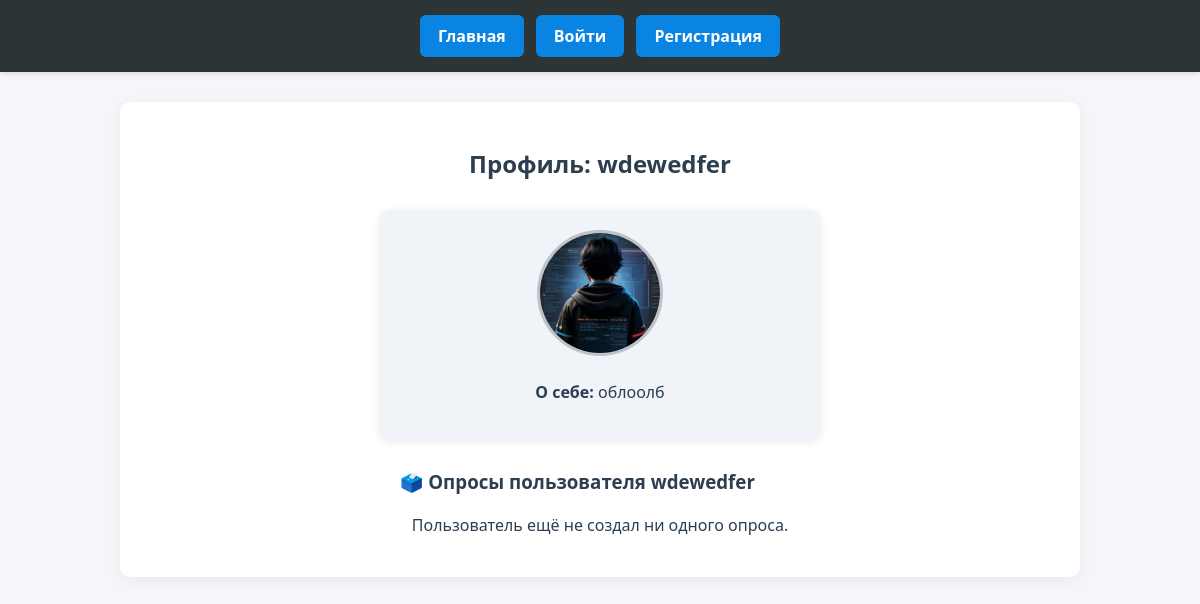
Page /profile/wdewedfer/ on the committed database.
### core/models.py (models this page shows, shortened)
class Profile(models.Model):
    user = models.OneToOneField(User, on_delete=models.CASCADE)
    avatar = models.ImageField(upload_to=user_avatar_path, blank=True, null=True)
    about = models.TextField(blank=True, null=True)
    friends = models.ManyToManyField(User, related_name='friends', blank=True)

### core/views.py (the view)
# urls.py: path('profile/<str:username>/', views.user_profile, name='user_profile'),
def user_profile(request, username):
    user_obj = get_object_or_404(User, username=username)
    profile = user_obj.profile
    polls = Poll.objects.filter(author=user_obj).order_by('-created_at')
    incoming_request = None
    outgoing_request = None
    are_friends = False
    if request.user.is_authenticated:
        incoming_request = FriendRequest.objects.filter(from_user=user_obj, to_user=request.user).first()
        outgoing_request = FriendRequest.objects.filter(from_user=request.user, to_user=user_obj).first()
        are_friends = user_obj in request.user.profile.friends.all()
    context = {
        'profile_user': user_obj,
        'profile': profile,
        'user_polls': polls,
        'incoming_request': incoming_request,
        'outgoing_request': outgoing_request,
        'are_friends': are_friends,
    }
    return render(request, 'core/user_profile.html', context)

### core/templates/core/user_profile.html (shortened to what this page needs)
{% extends "core/base.html" %}
{% load poll_extras friend_extras %}
{% block content %}
<h2 style="text-align: center; margin-bottom: 30px;">
  Профиль: <strong>{{ profile_user.username }}</strong>
</h2>
<div style="max-width: 400px; margin: 0 auto 30px; background: #f0f4f8; padding: 20px; border-radius: 10px; box-shadow: 0 2px 8px rgba(0,0,0,0.1); text-align: center;">
  <div style="margin-bottom: 20px;">
    {% if profile.avatar %}
      <img src="{{ profile.avatar.url }}" alt="Avatar"
           style="width: 120px; height: 120px; object-fit: cover; border-radius: 50%; border: 3px solid #bdc3c7;">
    {% else %}
      <div style="width: 120px; height: 120px; border-radius: 50%; background-color: #bdc3c7;
                  font-size: 48px; color: white; line-height: 120px;">
        {{ profile_user.username|first|upper }}
      </div>
    {% endif %}
  </div>
  <p><strong>О себе:</strong> {{ profile.about|default:"(не указано)" }}</p>
</div>
<h3 style="max-width: 400px; margin: 0 auto 20px;">🗳️ Опросы пользователя {{ profile_user.username }}</h3>
<div style="max-width: 400px; margin: 0 auto;">
  {% if user_polls %}
    {% for poll in user_polls %}
      <div id="poll-{{ poll.id }}" style="background-color: #fff; padding: 20px; border-radius: 10px; margin-bottom: 25px; box-shadow: 0 2px 8px rgba(0,0,0,0.05);">
        <h4>{{ poll.question }}</h4>
        <p style="color: #666; font-size: 0.9em;">Создан: {{ poll.created_at|date:"d.m.Y H:i" }}</p>
        {% if request.user|has_voted:poll %}
          {% with total_votes=poll.choices.all|sum_votes %}
            {% for choice in poll.choices.all %}
              {% with percent=choice.votes|percentage:total_votes %}
                <div style="margin-bottom: 8px;">
                  <strong>{{ choice.choice_text }}</strong>: {{ choice.votes }} голос{{ choice.votes|pluralize }} — {{ percent }}%
                  <div style="background: #ecf0f1; border-radius: 6px; height: 14px;">
                    <div style="background: #3498db; height: 100%; width: {{ percent }}%; border-radius: 6px;"></div>
                  </div>
                </div>
              {% endwith %}
            {% endfor %}
          {% endwith %}
        {% else %}
          <form method="post" action="{% url 'vote' poll.id %}#poll-{{ poll.id }}">
            {% csrf_token %}
            {% for choice in poll.choices.all %}
              <label style="display: block; margin-bottom: 10px;">
                <input type="radio" name="choice" value="{{ choice.id }}" style="margin-right: 8px;">
                {{ choice.choice_text }}
              </label>
            {% endfor %}
            <button type="submit"
                    style="background-color: #3498db; color: white; padding: 8px 15px; border: none; border-radius: 6px; cursor: pointer;">
              Голосовать
            </button>
          </form>
        {% endif %}
        <form method="post" action="{% url 'like_poll' poll.id %}#poll-{{ poll.id }}" style="display: inline;">
          {% csrf_token %}
          <button type="submit"
                  style="background: transparent; border: 1px solid #ccc; padding: 5px 12px; border-radius: 6px; font-size: 0.9em; cursor: pointer; color: {% if request.user in poll.likes.all %}#e74c3c{% else %}#7f8c8d{% endif %};">
            {% if request.user in poll.likes.all %}❤️ Лайкнут{% else %}🤍 Лайк{% endif %}
          </button>
        </form>
        <span style="margin-left: 10px; font-size: 0.9em; color: #555;">
          {{ poll.total_likes }} лайк{{ poll.total_likes|pluralize }}
        </span>
        <button class="toggle-comments-btn" data-poll-id="{{ poll.id }}"
                style="margin-top: 15px; background-color: #2980b9; color: white; border: none; padding: 7px 12px; border-radius: 6px; cursor: pointer;">
          💬 Комментарии ({{ poll.comments.count }})
        </button>
        <div id="comments-{{ poll.id }}" class="comments-block" style="display: none; margin-top: 15px;">
          {% for comment in poll.comments.all %}
            <div style="padding: 10px 15px; background: #f7f7f7; border-radius: 8px; margin-bottom: 12px;">
              <p><strong>{{ comment.user.username }}</strong>: {{ comment.text }}</p>
              <small style="color: #999;">{{ comment.created_at|date:"d.m.Y H:i" }}</small>
            </div>
          {% empty %}
            <p style="color: #aaa;">Комментариев пока нет.</p>
          {% endfor %}
          {% if request.user.is_authenticated %}
            <form method="post" action="{% url 'add_comment' poll.id %}#poll-{{ poll.id }}">
              {% csrf_token %}
              <textarea name="text" rows="2" placeholder="Напишите комментарий..."
                        style="width: 100%; border-radius: 6px; border: 1px solid #ccc; padding: 8px; resize: vertical;"></textarea>
              <button type="submit" style="margin-top: 8px; background-color: #27ae60; color: white; border: none; padding: 8px 16px; border-radius: 6px;">
                Отправить
              </button>
            </form>
          {% else %}
            <p><a href="{% url 'login' %}">Войдите</a>, чтобы оставить комментарий.</p>
          {% endif %}
        </div>
      </div>
    {% endfor %}
  {% else %}
    <p style="text-align: center;">Пользователь ещё не создал ни одного опроса.</p>
  {% endif %}
</div>
{% endblock %}

### core/templates/core/base.html (style rules this page uses)
body { font-family: 'Segoe UI', Tahoma, sans-serif; margin: 0; background-color: #f5f6fa; color: #2c3e50; }

### rows in the picture
Profile: avatar (picture), about "облоолб"

### other values in the picture
{{ profile_user.username }} "wdewedfer"
